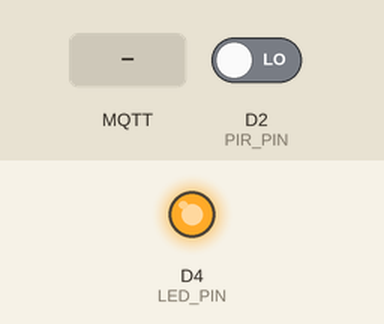
Simulated run of this sketch. Board: ESP8266 (NodeMCU). On the bench: output pins drawn as LEDs (lit = HIGH). The test bench sets the inputs (shaded band); at power-on: D2 (PIR_PIN) LOW. WiFi joins after 1.5 s; servers stay silent unless stated; no MQTT or app messages arrive unless stated; what the sketch prints to the serial monitor is not drawn.

Above: at 3.7 s.
3.8 s: MQTT message "OK" arrives on the first subscribed topic
At 4.6 s:
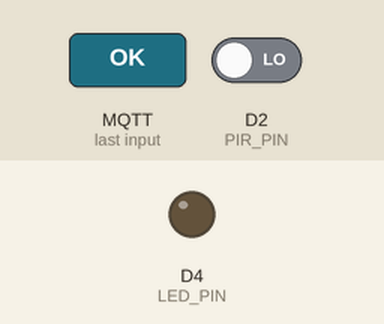
5.3 s: D2 (PIR_PIN) driven HIGH
6.8 s: MQTT message "home/presence/ack" arrives on the first subscribed topic
8.3 s: MQTT message "1" arrives on the first subscribed topic
9.8 s: D2 (PIR_PIN) driven LOW
At 10.3 s:
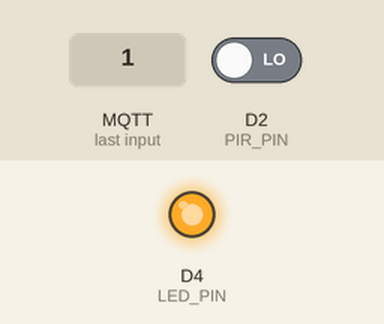
Timing chart, 0 to 12.3 s (numbered marks = the images above; inputs shaded):
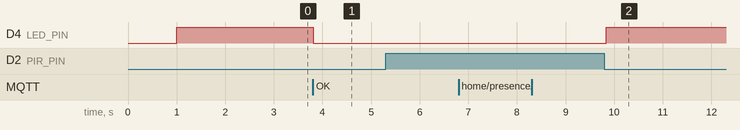

The sketch:

mqtt_wifi_pir_prototype.ino
```cpp
#include <ESP8266WiFi.h>
#include <WiFiClientSecure.h>
#include <PubSubClient.h>

#define PIR_PIN D2   // PIR sensor
#define LED_PIN LED_BUILTIN   // Built-in LED (active LOW)


// WiFi credentials
const char* ssid = "";
const char* password = "";

// HiveMQ Cloud credentials
const char* mqtt_server = "3585e2dbfcd948449aec8ccf1eb8912d.s1.eu.hivemq.cloud";
const int mqtt_port = 8883;
const char* mqtt_user = "";  // HiveMQ Cloud username
const char* mqtt_pass = "";  // HiveMQ Cloud password

WiFiClientSecure espClient;
PubSubClient client(espClient);

// State flags
bool motionDetected = false;
bool ackReceived = false;

// ================= MQTT CALLBACK =================
void callback(char* topic, byte* payload, unsigned int length) {
  payload[length] = '\0'; // Null-terminate payload
  String message = String((char*)payload);

  Serial.print("MQTT [");
  Serial.print(topic);
  Serial.print("]: ");
  Serial.println(message);

  if (String(topic) == "home/presence/ack" && message == "OK") {
    ackReceived = true;
    digitalWrite(LED_PIN, LOW); // LED ON
    Serial.println("ACK received → LED ON");
  }
}
// ================= WIFI =================
void setup_wifi() {
  if (WiFi.status() == WL_CONNECTED) return; // Already connected

  Serial.print("Connecting to WiFi ");
  Serial.println(ssid);

  WiFi.begin(ssid, password);
  while (WiFi.status() != WL_CONNECTED) {
    delay(1500);
    Serial.print(".");
  }

  Serial.println("\nWiFi connected");
  Serial.print("IP: ");
  Serial.println(WiFi.localIP());
}

// ================= MQTT RECONNECT =================
void reconnect_mqtt() {
  while (!client.connected()) {
    Serial.print("Connecting to MQTT...");
    if (client.connect("esp8266Client", mqtt_user, mqtt_pass)) {
      Serial.println("connected");
      // client.publish("outTopic", "Hello from ESP8266 TLS!");
      // client.subscribe("inTopic");
      Serial.println("connected");
      client.subscribe("home/presence/ack");
    } else {
      Serial.print("failed, rc=");
      Serial.print(client.state());
      Serial.println(" retrying in 5 seconds...");
      delay(5000);
    }
  }
}

// ================= SETUP =================
void setup() {
  Serial.begin(115200);
  delay(1000);

  // Setup pins and LED
  pinMode(PIR_PIN, INPUT);
  pinMode(LED_PIN, OUTPUT);
  digitalWrite(LED_PIN, HIGH); // LED off

  setup_wifi();

  // Skip certificate verification
  espClient.setInsecure(); // Required for HiveMQ TLS
  client.setServer(mqtt_server, mqtt_port);
  client.setCallback(callback);
}


// ================= LOOP =================
void loop() {
  if (WiFi.status() != WL_CONNECTED) {
    digitalWrite(LED_PIN, HIGH);
    setup_wifi();
  }
  if (!client.connected()) {
    digitalWrite(LED_PIN, HIGH);
    reconnect_mqtt();
  }

  client.loop();

  // PIR logic
  int pirState = digitalRead(PIR_PIN);

  // Motion detected
  if (pirState == HIGH && !motionDetected) {
    motionDetected = true;
    ackReceived = false;

    Serial.println("Motion detected → publishing");
    client.publish("home/presence", "I am home!", true);
  }

  // ACK controls LED
  if (motionDetected && ackReceived) {
    digitalWrite(LED_PIN, LOW);  // LED ON
  }

  // Motion ended
  if (pirState == LOW && motionDetected) {
    motionDetected = false;
    ackReceived = false;

    digitalWrite(LED_PIN, HIGH); // LED OFF
    Serial.println("Motion ended → LED OFF");
  }

  delay(50);
}
```

Measured:
- after the input at 3.8 s, D4 (LED_PIN): HIGH → LOW at once
- after the input at 5.3 s, every drawn part: stays the same
- after the input at 6.8 s, every drawn part: stays the same
- after the input at 8.3 s, every drawn part: stays the same
- after the input at 9.8 s, D4 (LED_PIN): LOW → HIGH at once
